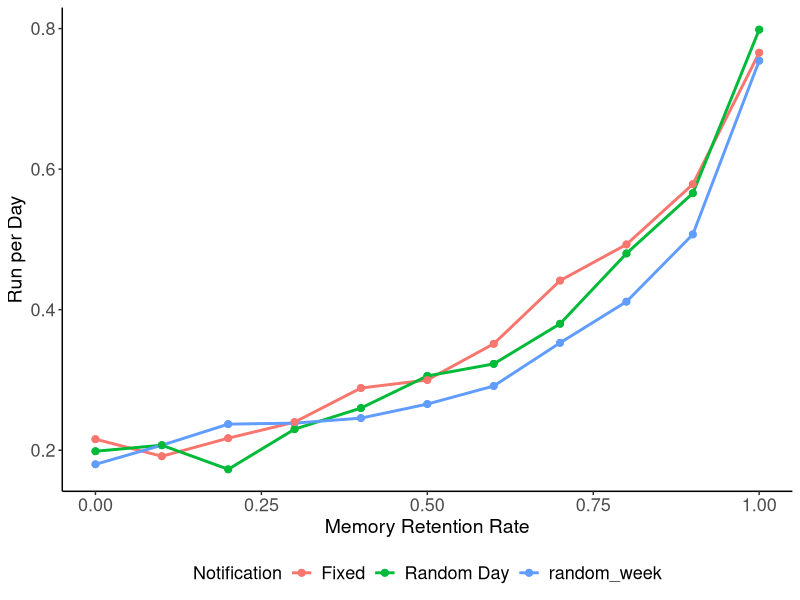
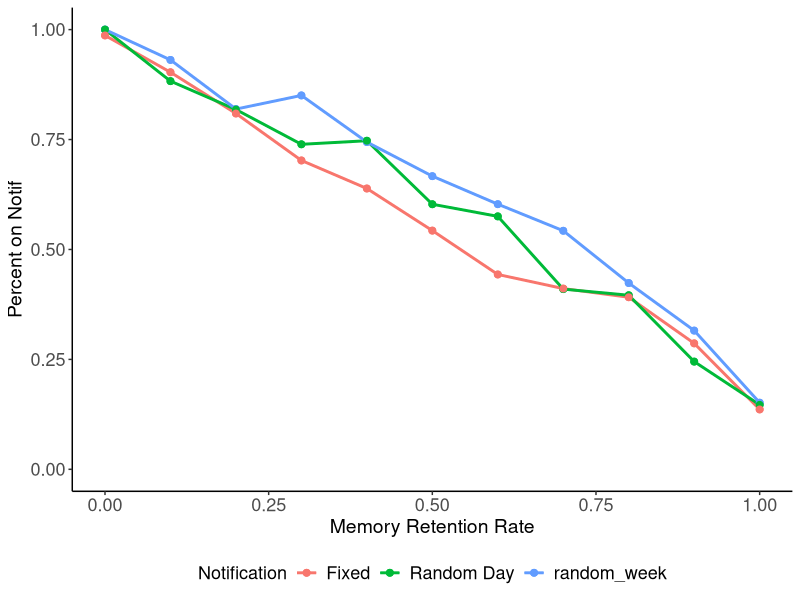

These figures' R source, in order: (Note: a time limit stopped this script after it produced the figures.)
### This is the R script for user simulator verification reported in Wang, Zhang, Krose, & van Hoof, 2021
## Function for computing probability of running given the three key parameters
computeRunProb <- function(memory, urge, context, default_prob) {
	prob_run <- memory * urge * context * default_prob
	if (prob_run > 1) {
		prob_run <- 1
		print("There is an error in computing run probability")
	}
	return (prob_run)
}

## Function for simulating the running behavior of a single user
simulateOnePerson <- function(memory_scale, urge_scale, context, notif_type, maximum_DP, night_break, default_prob) {
	memory <- rep(NA, maximum_DP*7)
	memory[1] <- memory_scale ** sample(c(0:20), 1)
	urge <- rep(NA, maximum_DP*7)
	urge[1] <- 1
	context <- rep(context, maximum_DP*7)
	notif <- rep(0, maximum_DP*7)
	notif_day_pattern <- rep(0, maximum_DP)
	if (notif_type == "random_week") {
		notif[sample(c(1:(maximum_DP*7)), 14, replace=FALSE)] <- 1
	} else if (notif_type == "random_day") {
		notif_day_pattern[sample(c(1:12), 2)] <- 1
		notif <- rep(notif_day_pattern, 7)
	} else {
		notif_day_pattern[c(5, 9)] <- 1
		notif <- rep(notif_day_pattern, 7)
	}
	run_prob <- rep(NA, maximum_DP*7)
	run <- rep(NA, maximum_DP*7)
	for (i in 1:(maximum_DP*7)) {
		if (i != 1) {
			if (notif[i] == 1) {
				memory[i] <- 1
			} else {
				if (night_break && (i %% maximum_DP == 1)) {
					memory[i] <- memory[i-1] * (memory_scale ** 12)
				} else {
					memory[i] <- memory[i-1] * memory_scale
				}	
			}
			if (night_break && (i %% maximum_DP == 1)) {
				urge[i] <- urge[i-1] + urge_scale * 12
				if (urge[i] > 1) {
					urge[i] <- 1
				}
			} else {
				if (run[i-1] == 1) {
					urge[i] <- 0.001
				} else {
					urge[i] <- urge[i-1] + urge_scale
					if (urge[i] > 1) {
						urge[i] <- 1
					}
				}
			}
		}
		run_prob[i] <- computeRunProb(memory[i], urge[i], context[i], default_prob=default_prob)
		run[i] <- sample(c(0, 1), 1, prob=c((1-run_prob[i]), run_prob[i]))
	}
	return (list(memory=memory, urge=urge, context=context, notif=notif, run_prob=run_prob, run=run))
}

## Function for generating simulation data 
simulateData <- function(memory_scale, urge_scale, context, notif_type, maximum_DP, night_break, default_prob, n_person) {
	data <- data.frame(ppn=c(1:(maximum_DP*7*n_person)), day=c(rep(1, maximum_DP), rep(2, maximum_DP), rep(3, maximum_DP), rep(4, maximum_DP), rep(5, maximum_DP), rep(6, maximum_DP), rep(7, maximum_DP)),
		DP=rep(c(1:maximum_DP), 7*n_person), memory=rep(NA, maximum_DP*7*n_person), urge=rep(NA, maximum_DP*7*n_person), context=rep(NA, maximum_DP*7*n_person), notif=rep(NA, maximum_DP*7*n_person),
		run_prob=rep(NA, maximum_DP*7*n_person), run=rep(NA, maximum_DP*7*n_person), index=rep(c(1:(maximum_DP*7)), n_person))
	plot <- list(list())
	data$ppn <- (data$ppn - 1) %/% (maximum_DP*7) + 1
	for (ppn in unique(data$ppn)) {
		result <- simulateOnePerson(memory_scale=memory_scale, urge_scale=urge_scale, context=context, notif_type=notif_type, maximum_DP=maximum_DP, night_break=night_break, default_prob=default_prob)
		for (var in names(data)[4:9]) {
			data[[var]][which(data$ppn==ppn)] <- result[[var]]
		}
		## Plot individual data
		plot_data <- data[which(data$ppn==ppn),]
		for (var in c("memory", "urge", "run", "run_prob")) {
			plot[[as.character(ppn)]][[var]] <- ggplot(plot_data, aes_string(x="index", y=var)) + geom_point(size=1.5) + geom_vline(xintercept=c(16.5, 32.5, 48.5, 64.5, 80.5, 96.5), linetype="dashed")
			if (var != "run") {
				plot[[as.character(ppn)]][[var]] <- plot[[as.character(ppn)]][[var]] + geom_line()
			}
			if (var != "urge") {
				plot[[as.character(ppn)]][[var]] <- plot[[as.character(ppn)]][[var]] + geom_vline(xintercept=plot_data$index[which(plot_data$notif==1)], color="red")
			}
		}
	}
	return(list(data=data, plot=plot))
}

## Start simulating the results: relationship between parameter values and some running behavior outcomes
set.seed(2019)
library("ggplot2")
theme_set(theme_bw())
# Change memory decay parameter
default_prob <- 0.1
maximum_DP <- 12
n_person <- 100
night_break <- TRUE
urge_scale <- 0.05
context <- 1
df <- data.frame(memory_scale=rep(seq(0, 1, 0.1), 3), notif_type=c(rep("random_week", 11), rep("random_day", 11), rep("fixed", 11)))
var_outcome <- c("run_frequency", "percent_on_notif", "prob_adjacent", "prob_adjacent_night")
for (var in var_outcome) {
	df[[var]] <- rep(NA, 11*3)
}
for (i in 1:nrow(df)) {
	print(i)
	result <- simulateData(memory_scale=df$memory_scale[i], urge_scale=urge_scale, context=context, notif_type=df$notif_type[i], maximum_DP=maximum_DP, night_break=night_break, default_prob=default_prob, n_person=n_person)$data
	df$run_frequency[i] <- sum(result$run) / nrow(result) * maximum_DP
	on_notif <- length(intersect(which(result$run==1), which(result$notif==1)))
	count <- 0
	run_night <- 0
	count_night <- 0
	for (j in 1:nrow(result)) {
		if (result$index[j] < (maximum_DP*7-1)) {
			if (result$run[j] == 1 && result$run[j+2] == 1) {
				count <- count + 1
			}
			if (result$run[j] == 1 && result$DP[j] == maximum_DP) {
				run_night <- run_night + 1
				if (result$run[j+2] == 1) {
					count_night <- count_night + 1
				}
			}
		}
	}
	if (sum(result$run) != 0) {
		df$prob_adjacent[i] <- count / sum(result$run)
		df$percent_on_notif[i] <- on_notif / sum(result$run)
	}
	if (run_night != 0) {
		df$prob_adjacent_night[i] <- count_night / run_night
	}
}

names(df)[2] <- "Notification"
df[["Notification"]] <- as.character(df[["Notification"]])
df[["Notification"]][which(df[["Notification"]]=="fixed")] <- "Fixed"
df[["Notification"]][which(df[["Notification"]]=="random_day")] <- "Random Day"
df[["Notification"]][which(df[["Notification "]]=="random_week")] <- "Random Week"
df[["Notification "]] <- factor(df[["Notification"]], levels=c("Fixed", "Random Day", "Random Week"))

p_result <- list()
for (var in var_outcome) {
	p_result[[var]] <- ggplot(df, aes_string(x="memory_scale", y=var, group="Notification", color="Notification ")) + geom_point(size=2) + geom_line()
	if (var != "run_frequency") {
		p_result[[var]] <- p_result[[var]] + ylim(0, 1)
	}
}

p_result[["run_frequency"]] <- p_result[["run_frequency"]] + ylab("Run per Day") + geom_line(size=1) + geom_point(size=2) + theme(legend.text=element_text(size=16)) + xlab("Memory Retention Rate") +
      theme(legend.position="bottom", legend.title = element_text(size=13), legend.text = element_text(size=13)) +
      theme(axis.text.x = element_text(size = 13)) + 
      theme(axis.text.y = element_text(size = 13)) +
      theme(axis.title.y = element_text(size = 14)) +
      theme(axis.title.x = element_text(size = 14)) +
      theme(panel.border = element_blank(), panel.grid.major = element_blank(), panel.grid.minor = element_blank(), axis.line = element_line(colour = "black"))

p_result[["percent_on_notif"]] <- p_result[["percent_on_notif"]] + ylab("Percent on Notif") + geom_line(size=1) + geom_point(size=2) + theme(legend.text=element_text(size=16)) + xlab("Memory Retention Rate") +
      theme(legend.position="bottom", legend.title = element_text(size=13), legend.text = element_text(size=13)) +
      theme(axis.text.x = element_text(size = 13)) + 
      theme(axis.text.y = element_text(size = 13)) +
      theme(axis.title.y = element_text(size = 14)) +
      theme(axis.title.x = element_text(size = 14)) +
      theme(panel.border = element_blank(), panel.grid.major = element_blank(), panel.grid.minor = element_blank(), axis.line = element_line(colour = "black"))

setwd("D:\\Work TUe\\PhD\\Projects\\Collaborations\\Modeling PA with Sihan\\for chao")
tiff(filename = "Figure 1A.tiff", width = 1500, height = 900, units = "px", res = 300)
print(p_result[["run_frequency"]])
graphics.off()

tiff(filename = "Figure 2A.tiff", width = 1500, height = 900, units = "px", res = 300)
print(p_result[["percent_on_notif"]])
graphics.off()


# Change urge recovery parameter
night_break <- TRUE
memory_scale <- 0.8
df <- data.frame(urge_scale=rep(seq(0, 0.5, 0.05), 3), notif_type=c(rep("random_week", 11), rep("random_day", 11), rep("fixed", 11)))
var_outcome <- c("run_frequency", "percent_on_notif", "prob_adjacent", "prob_adjacent_night")
for (var in var_outcome) {
	df[[var]] <- rep(NA, 11*3)
}
for (i in 1:nrow(df)) {
	print(i)
	result <- simulateData(memory_scale=memory_scale, urge_scale=df$urge_scale[i], context=context, notif_type=df$notif_type[i], maximum_DP=maximum_DP, night_break=night_break, default_prob=default_prob, n_person=n_person)$data
	df$run_frequency[i] <- sum(result$run) / nrow(result) * maximum_DP
	on_notif <- length(intersect(which(result$run==1), which(result$notif==1)))
	count <- 0
	run_night <- 0
	count_night <- 0
	for (j in 1:nrow(result)) {
		if (result$index[j] < (maximum_DP*7-1)) {
			if (result$run[j] == 1 && result$run[j+2] == 1) {
				count <- count + 1
			}
			if (result$run[j] == 1 && result$DP[j] == maximum_DP) {
				run_night <- run_night + 1
				if (result$run[j+2] == 1) {
					count_night <- count_night + 1
				}
			}
		}
	}
	if (sum(result$run) != 0) {
		df$prob_adjacent[i] <- count / sum(result$run)
		df$percent_on_notif[i] <- on_notif / sum(result$run)
	}
	if (run_night != 0) {
		df$prob_adjacent_night[i] <- count_night / run_night
	}
}

names(df)[2] <- "Notification"
df[["Notification"]] <- as.character(df[["Notification"]])
df[["Notification"]][which(df[["Notification"]]=="fixed")] <- "Fixed"
df[["Notification"]][which(df[["Notification"]]=="random_day")] <- "Random Day"
df[["Notification"]][which(df[["Notification "]]=="random_week")] <- "Random Week"
df[["Notification "]] <- factor(df[["Notification"]], levels=c("Fixed", "Random Day", "Random Week"))

p_result <- list()
for (var in var_outcome) {
	p_result[[var]] <- ggplot(df, aes_string(x="urge_scale", y=var, group="Notification", color="Notification ")) + geom_point(size=2) + geom_line()
	if (var != "run_frequency") {
		p_result[[var]] <- p_result[[var]] + ylim(0, 1)
	}
}

p_result[["run_frequency"]] <- p_result[["run_frequency"]] + ylab("Run per Day") + geom_line(size=1) + geom_point(size=2) + theme(legend.text=element_text(size=16)) + xlab("Urge Recovery Rate") +
      theme(legend.position="bottom", legend.title = element_text(size=13), legend.text = element_text(size=13)) +
      theme(axis.text.x = element_text(size = 13)) + 
      theme(axis.text.y = element_text(size = 13)) +
      theme(axis.title.y = element_text(size = 14)) +
      theme(axis.title.x = element_text(size = 14)) +
      theme(panel.border = element_blank(), panel.grid.major = element_blank(), panel.grid.minor = element_blank(), axis.line = element_line(colour = "black"))

p_result[["percent_on_notif"]] <- p_result[["percent_on_notif"]] + ylab("Percent on Notif") + geom_line(size=1) + geom_point(size=2) + theme(legend.text=element_text(size=16)) + xlab("Urge Recovery Rate") +
      theme(legend.position="bottom", legend.title = element_text(size=13), legend.text = element_text(size=13)) +
      theme(axis.text.x = element_text(size = 13)) + 
      theme(axis.text.y = element_text(size = 13)) +
      theme(axis.title.y = element_text(size = 14)) +
      theme(axis.title.x = element_text(size = 14)) +
      theme(panel.border = element_blank(), panel.grid.major = element_blank(), panel.grid.minor = element_blank(), axis.line = element_line(colour = "black"))

setwd("D:\\Work TUe\\PhD\\Projects\\Collaborations\\Modeling PA with Sihan\\for chao")
tiff(filename = "Figure 1B.tiff", width = 1500, height = 900, units = "px", res = 300)
print(p_result[["run_frequency"]])
graphics.off()

tiff(filename = "Figure 2B.tiff", width = 1500, height = 900, units = "px", res = 300)
print(p_result[["percent_on_notif"]])
graphics.off()

# Change context desirability
memory_scale <- 0.8
urge_scale <- 0.05
night_break <- TRUE
df <- data.frame(context=rep(seq(0.2, 5, 0.2), 3), notif_type=c(rep("random_week", 25), rep("random_day", 25), rep("fixed", 25)))
var_outcome <- c("run_frequency", "percent_on_notif", "prob_adjacent", "prob_adjacent_night")
for (var in var_outcome) {
	df[[var]] <- rep(NA, 25*3)
}
for (i in 1:nrow(df)) {
	print(i)
	result <- simulateData(memory_scale=memory_scale, urge_scale=urge_scale, context=df$context[i], notif_type=df$notif_type[i], maximum_DP=maximum_DP, night_break=night_break, default_prob=default_prob, n_person=n_person)$data
	df$run_frequency[i] <- sum(result$run) / nrow(result) * maximum_DP
	on_notif <- length(intersect(which(result$run==1), which(result$notif==1)))
	count <- 0
	run_night <- 0
	count_night <- 0
	for (j in 1:nrow(result)) {
		if (result$index[j] < (maximum_DP*7-1)) {
			if (result$run[j] == 1 && result$run[j+2] == 1) {
				count <- count + 1
			}
			if (result$run[j] == 1 && result$DP[j] == maximum_DP) {
				run_night <- run_night + 1
				if (result$run[j+2] == 1) {
					count_night <- count_night + 1
				}
			}
		}
	}
	if (sum(result$run) != 0) {
		df$prob_adjacent[i] <- count / sum(result$run)
		df$percent_on_notif[i] <- on_notif / sum(result$run)
	}
	if (run_night != 0) {
		df$prob_adjacent_night[i] <- count_night / run_night
	}
}

names(df)[2] <- "Notification"
df[["Notification"]] <- as.character(df[["Notification"]])
df[["Notification"]][which(df[["Notification"]]=="fixed")] <- "Fixed"
df[["Notification"]][which(df[["Notification"]]=="random_day")] <- "Random Day"
df[["Notification"]][which(df[["Notification"]]=="random_week")] <- "Random Week"
df[["Notification "]] <- factor(df[["Notification"]], levels=c("Fixed", "Random Day", "Random Week"))

p_result <- list()
for (var in var_outcome) {
	p_result[[var]] <- ggplot(df, aes_string(x="context", y=var, group="Notification", color="Notification ")) + geom_point(size=2) + geom_line()
	if (var != "run_frequency") {
		p_result[[var]] <- p_result[[var]] + ylim(0, 1)
	}
}

p_result[["run_frequency"]] <- p_result[["run_frequency"]] + ylab("Run per Day") + geom_line(size=1) + geom_point(size=2) + theme(legend.text=element_text(size=16)) + xlab("Context Desirability") +
      theme(legend.position="bottom", legend.title = element_text(size=13), legend.text = element_text(size=13)) +
      theme(axis.text.x = element_text(size = 13)) + 
      theme(axis.text.y = element_text(size = 13)) +
      theme(axis.title.y = element_text(size = 14)) +
      theme(axis.title.x = element_text(size = 14)) +
      theme(panel.border = element_blank(), panel.grid.major = element_blank(), panel.grid.minor = element_blank(), axis.line = element_line(colour = "black"))

p_result[["percent_on_notif"]] <- p_result[["percent_on_notif"]] + ylab("Percent on Notif") + geom_line(size=1) + geom_point(size=2) + theme(legend.text=element_text(size=16)) + xlab("Context Desirability") +
      theme(legend.position="bottom", legend.title = element_text(size=13), legend.text = element_text(size=13)) +
      theme(axis.text.x = element_text(size = 13)) + 
      theme(axis.text.y = element_text(size = 13)) +
      theme(axis.title.y = element_text(size = 14)) +
      theme(axis.title.x = element_text(size = 14)) +
      theme(panel.border = element_blank(), panel.grid.major = element_blank(), panel.grid.minor = element_blank(), axis.line = element_line(colour = "black"))

setwd("D:\\Work TUe\\PhD\\Projects\\Collaborations\\Modeling PA with Sihan\\for chao")
tiff(filename = "Figure 1C.tiff", width = 1500, height = 900, units = "px", res = 300)
print(p_result[["run_frequency"]])
graphics.off()

tiff(filename = "Figure 2C.tiff", width = 1500, height = 900, units = "px", res = 300)
print(p_result[["percent_on_notif"]])
graphics.off()
